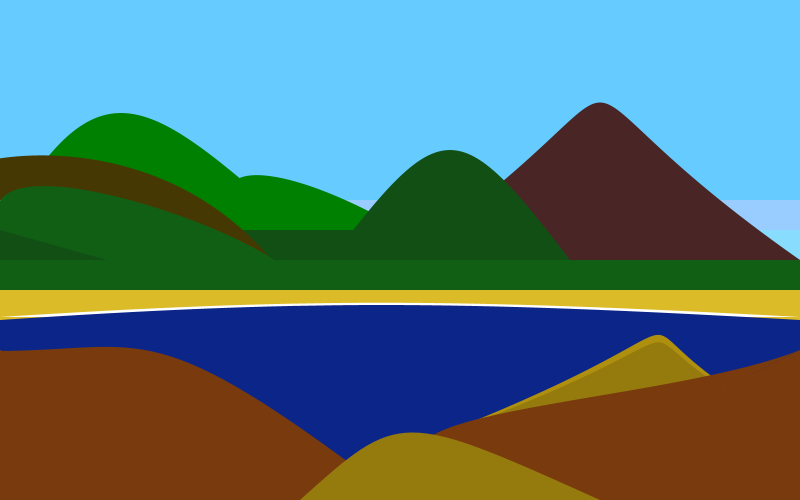
Frame 1 (no input)
Frame 60 (the mouse pressed at the canvas centre just before this capture): identical to frame 1, image omitted
Frame 120 (the mouse held since frame 60 and released just before this capture): identical to frame 1, image omitted

The Processing sketch that drew this single still picture (run headless with seeded random() and noise(); from frame 60 on, the mouse is pressed at the canvas centre):

// Processing sketch: processing_80687
// ── processing_80687.pde


void setup()
  {
    size(800,500);
    smooth();
    noStroke();
  }

void draw()
  {
  
    beginShape();         // vertex() siempre comienza con beginShape() y termina con endShape()
      fill(#66CCFF);      //formato Hexadecimal para el color;
      vertex(0,0);
      vertex(800,0);
      vertex(800,200);
      vertex(0,200);
    endShape();
  
    beginShape();
      fill(#99CCFF);
      vertex(0,200);
      vertex(800,200);
      vertex(800,230);
      vertex(0,230);
    endShape();
  
    beginShape();
      fill(#88DDFF);
      vertex(0,230);
      vertex(800,230);
      vertex(800,260);
      vertex(0,260);
    endShape();
  
    fill(#008000);
    bezier(0,230,100,50,150,100,300,230);
    bezier(250,230,180,150,300,150,480,280);
    
    fill(#492525);
    bezier(400,260,700,50,500,50,800,260);
    
    beginShape();
      fill(#114F15);
      vertex(0,230);
      vertex(355,230);
      vertex(400,260);
      vertex(0,260);
    endShape();
  
    
    bezier (300,300,450,100,450,100, 600,300);
    
    fill(#463802);
    bezier(0,200,-200,200,150,50,300,300);
    
    beginShape();
      fill(#115F15);
      vertex(0,260);
      vertex(800,260);
      vertex(800,290);
      vertex(0,290);
    endShape();
    
    bezier(0,230,-50,100,450,300,250,300);
   
   
    beginShape();
      fill(#DCBB28);
      vertex(0,290);
      vertex(800,290);
      vertex(800,320);
      vertex(0,320);
    endShape();
     
     fill(255);
     bezier(0,317,300,298,450,298,800,317);
    
     fill(#0C2589);
     bezier(0,320,300,300,450,300,800,320);
  
    beginShape();
      fill(#0C2589);
      vertex(0,320);
      vertex(800,320);
      vertex(800,500);
      vertex(0,500);
    endShape();         
  
    fill(#AF8F0E);
    bezier(400,450,800,300,550,300,800,430);
   
    fill(#957A0E);
    bezier(400,450,800,310,550,310,800,430);
  
   beginShape();
      fill(#793A0D);
      vertex(750,440);
      vertex(800,400);
      vertex(800,450);
      vertex(750,450);
    endShape();
    
    beginShape();
      vertex(0,350);
      vertex(400,500);
      vertex(400,500);
      vertex(0,500);
    endShape();
    
    beginShape();
      vertex(500,500);
      vertex(800,350);
      vertex(800,350);
      vertex(800,500);
    endShape();
    
    bezier(0,351,150,350,150,310,400,501);
    bezier(501,501,250,410,650,410,800,350);
    
    fill(#957A0E);
    bezier(300,500,400,410,400,410,600,500);
  }
